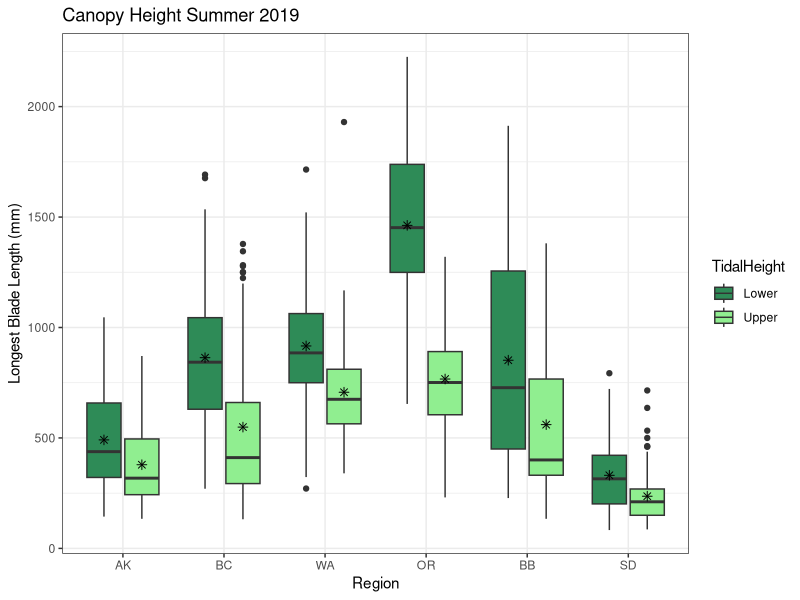
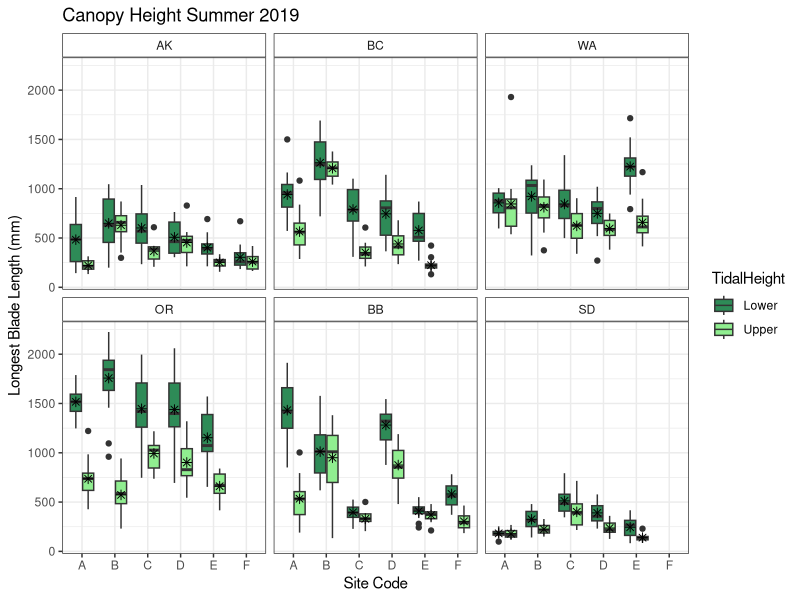
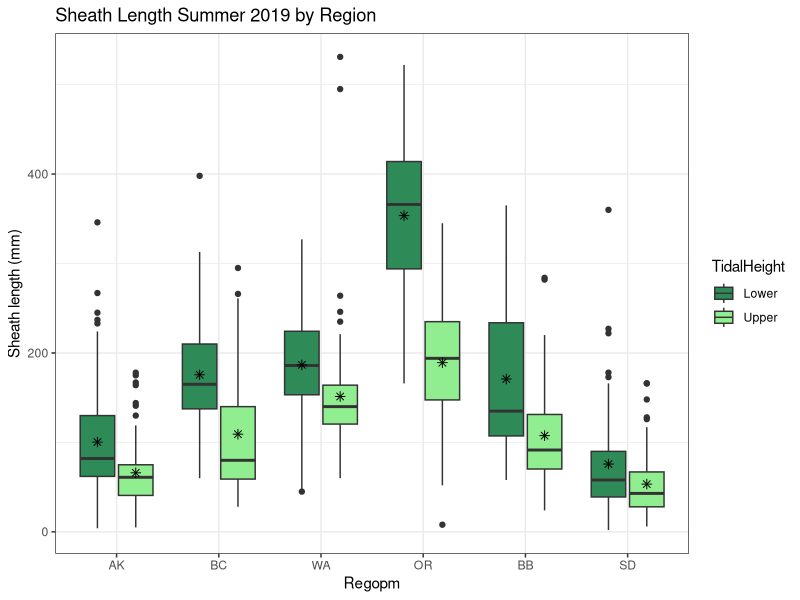
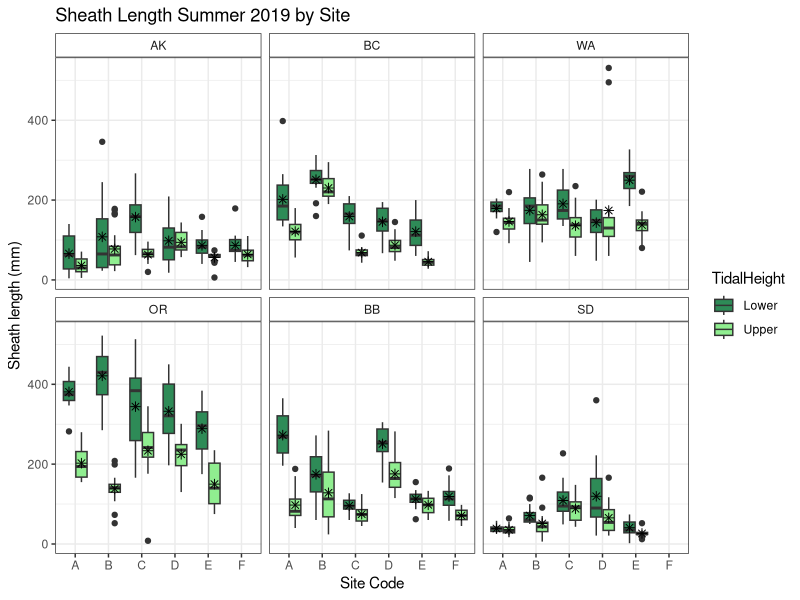
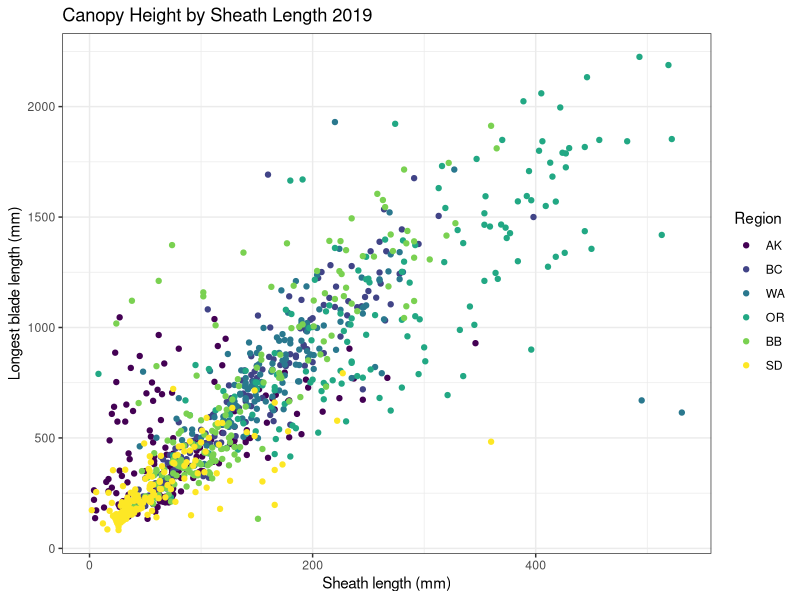
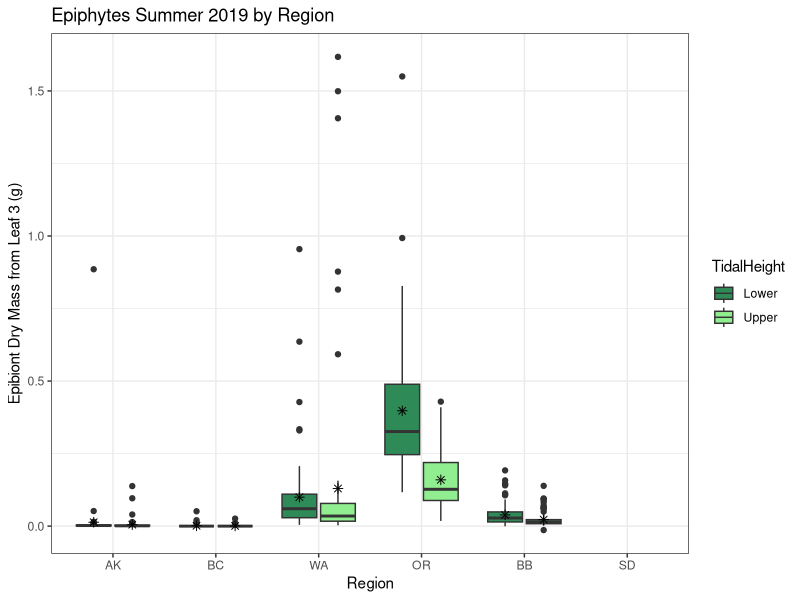
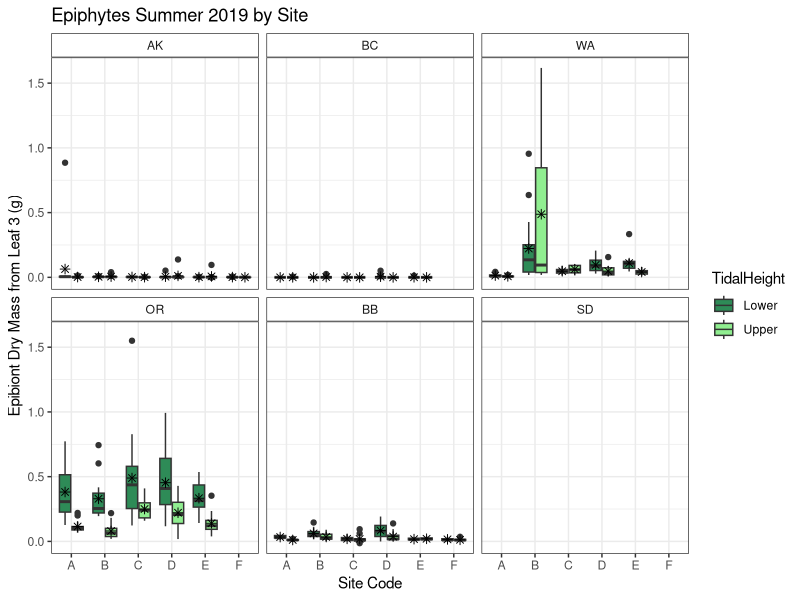

The R source for these figures, in order:
## ---- chunk 1
knitr::opts_chunk$set(echo = TRUE)
library(tidyverse)
library(ggplot2)
library(lubridate)

region_order1 <- c("Alaska","British Colubmia","Washington","Oregon","Bodega Bay","San Diego")
region_order2 <- c("AK","BC","WA","OR","BB","SD")
## ---- chunk 2
Shoots <- read.csv("ShootMetrics.csv")
Shoots <- Shoots%>%
  separate(col=TransectID,sep="_",c("SampleDate","Region","SiteCode","Transect"))
Shoots$TidalHeight <- ifelse(Shoots$Transect=="L4"|Shoots$Transect=="L5"|Shoots$Transect=="L6","Lower","Upper")
Shoots$Region <- ordered(Shoots$Region,levels=region_order2)
Shoots$EpibiontDryMass.g <- as.numeric(Shoots$EpibiontDryMass.g)

## ---- chunk 3
ggplot(Shoots,aes(x=Region,y=LongestBladeLength.mm,fill=TidalHeight))+geom_boxplot()+
  stat_summary(fun.y=mean, geom="point", shape=8, size=2, color="black",
               position=position_dodge(width = 0.75),show.legend = FALSE)+
  scale_fill_manual(values=c("seagreen4","lightgreen"))+
  xlab("Region")+
  ylab("Longest Blade Length (mm)")+
  labs(title="Canopy Height Summer 2019")+
  theme_bw()+
  theme(strip.background = element_rect(fill="white"))

ggplot(Shoots,aes(x=SiteCode,y=LongestBladeLength.mm,fill=TidalHeight))+geom_boxplot()+
  stat_summary(fun.y=mean, geom="point", shape=8, size=2, color="black",
               position=position_dodge(width = 0.75),show.legend = FALSE)+
  facet_wrap(~Region,scales = "fixed")+
  scale_fill_manual(values=c("seagreen4","lightgreen"))+
  xlab("Site Code")+
  ylab("Longest Blade Length (mm)")+
  labs(title="Canopy Height Summer 2019")+
  theme_bw()+
  theme(strip.background = element_rect(fill="white"))
## ---- chunk 4
ggplot(Shoots,aes(x=Region,y=SheathLength.mm,fill=TidalHeight))+geom_boxplot()+
  stat_summary(fun.y=mean, geom="point", shape=8, size=2, color="black",
               position=position_dodge(width = 0.75),show.legend = FALSE)+
  #facet_wrap(~Region,scales = "fixed")+
  scale_fill_manual(values=c("seagreen4","lightgreen"))+
  xlab("Regopm")+
  ylab("Sheath length (mm)")+
  labs(title="Sheath Length Summer 2019 by Region")+
  theme_bw()+
  theme(strip.background = element_rect(fill="white"))

ggplot(Shoots,aes(x=SiteCode,y=SheathLength.mm,fill=TidalHeight))+geom_boxplot()+
  stat_summary(fun.y=mean, geom="point", shape=8, size=2, color="black",
               position=position_dodge(width = 0.75),show.legend = FALSE)+
  facet_wrap(~Region,scales = "fixed")+
  scale_fill_manual(values=c("seagreen4","lightgreen"))+
  xlab("Site Code")+
  ylab("Sheath length (mm)")+
  labs(title="Sheath Length Summer 2019 by Site")+
  theme_bw()+
  theme(strip.background = element_rect(fill="white"))

ggplot(Shoots,aes(x=SheathLength.mm,y=LongestBladeLength.mm,color=Region))+geom_point()+
  xlab("Sheath length (mm)")+
  ylab("Longest blade length (mm)")+
  labs(title="Canopy Height by Sheath Length 2019")+
  theme_bw()
## ---- chunk 5
ggplot(Shoots,aes(x=Region,y=EpibiontDryMass.g,fill=TidalHeight))+geom_boxplot()+
  stat_summary(fun.y=mean, geom="point", shape=8, size=2, color="black",
               position=position_dodge(width = 0.75),show.legend = FALSE)+
  #facet_wrap(~Region,scales = "fixed")+
  scale_fill_manual(values=c("seagreen4","lightgreen"))+
  xlab("Region")+
  ylab("Epibiont Dry Mass from Leaf 3 (g)")+
  labs(title="Epiphytes Summer 2019 by Region")+
  theme_bw()+
  theme(strip.background = element_rect(fill="white"))

ggplot(Shoots,aes(x=SiteCode,y=EpibiontDryMass.g,fill=TidalHeight))+geom_boxplot()+
  stat_summary(fun.y=mean, geom="point", shape=8, size=2, color="black",
               position=position_dodge(width = 0.75),show.legend = FALSE)+
  facet_wrap(~Region,scales = "fixed")+
  scale_fill_manual(values=c("seagreen4","lightgreen"))+
  xlab("Site Code")+
  ylab("Epibiont Dry Mass from Leaf 3 (g)")+
  labs(title="Epiphytes Summer 2019 by Site")+
  theme_bw()+
  theme(strip.background = element_rect(fill="white"))
